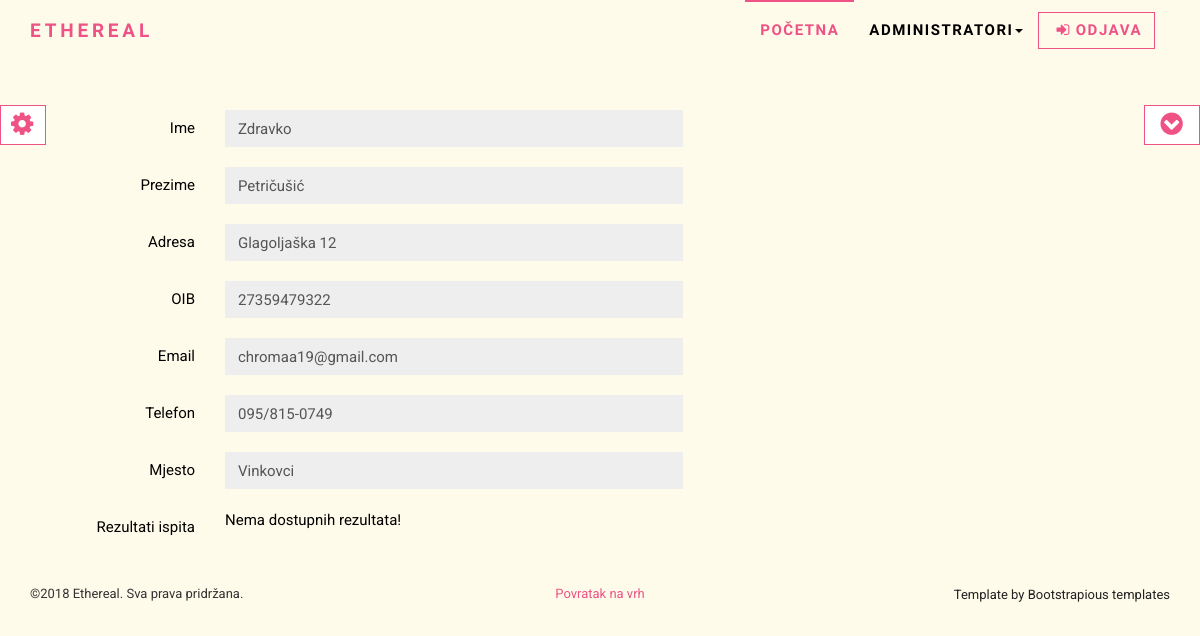
The page /php/profile.php?id=1 (signed in) on the database as committed earlier.
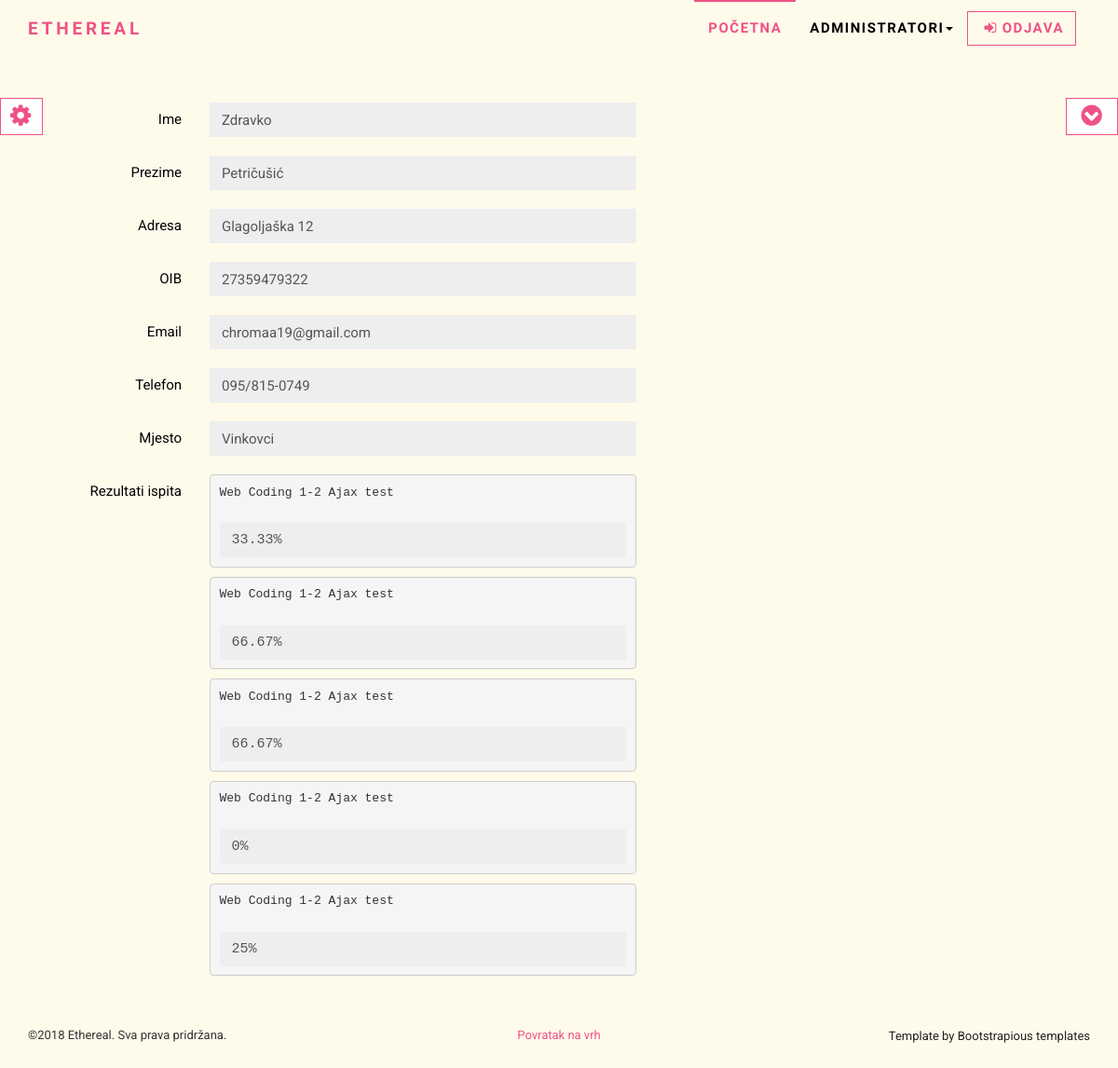
The same page on the database as committed later.
### tables this page shows
CREATE TABLE `users` (
  `id` int(11) NOT NULL,
  `ime` varchar(30) NOT NULL,
  `prezime` varchar(30) NOT NULL,
  `username` varchar(255) NOT NULL,
  `password` varchar(255) NOT NULL,
  `oib` varchar(11) NOT NULL,
  `email` varchar(255) NOT NULL,
  `telefon` varchar(50) NOT NULL,
  `adresa` varchar(50) NOT NULL,
  `id_mjesto_fk` int(50) NOT NULL,
  `datum_rodjenja` date NOT NULL,
  `id_status_fk` int(11) NOT NULL
);

CREATE TABLE `mjesto` (
  `id` int(5) NOT NULL,
  `naziv` varchar(255) NOT NULL,
  `pbr` varchar(10) NOT NULL
);

CREATE TABLE `results` (
  `id` int(255) NOT NULL,
  `id_osobe_fk` int(255) NOT NULL,
  `id_ispit_fk` int(255) NOT NULL,
  `result` varchar(255) NOT NULL
);

CREATE TABLE `tecaj` (
  `id` int(11) NOT NULL,
  `smjer` varchar(100) NOT NULL,
  `broj_sati` int(11) NOT NULL,
  `cijena` float(10,2) NOT NULL
);

CREATE TABLE `lessons` (
  `id` int(5) NOT NULL,
  `lesson_name` varchar(255) NOT NULL,
  `id_tecaj_fk` int(5) NOT NULL
);

### php/profile.php (the view, shortened to what this page needs)
<?php
require_once "includes/functions.php";
$con = spajanje();
if($_SESSION['login'] !== true){
	die('<div class="alert" style="background:yellow;">
	<a href="index.php" class="close" data-dismiss="alert" aria-label="close">
	&times;
	</a>
	<strong>Nemate ovlasti za pristup ovoj stranici!</strong>
	</div>');
}
else{
$id=$_GET['id'];
global $id;
$sql = "SELECT users.ime,users.prezime,users.oib,users.telefon,users.adresa,users.email, mjesto.naziv
		FROM users
        INNER JOIN mjesto ON users.id_mjesto_fk = mjesto.id
		WHERE users.id = $id;";
$result = mysqli_query($con, $sql);
if (mysqli_num_rows($result)==1){
	$user = mysqli_fetch_assoc($result);
}
}
require_once "includes/header.php";
?>
<form class="form-horizontal" action ="" method = "get">
	<div class="form-group">
		<label for ="ime" class="col-sm-2 control-label">Ime</label>
		<div class="col-sm-5">
			<input type="text" disabled id="ime" name="ime" class ="form-control transparent" value="<?=$user['ime'];?>"/>
		</div>
	</div>
	<div class="form-group">
		<label for ="prezime" class="col-sm-2 control-label">Prezime</label>
		<div class="col-sm-5">
			<input type="text" disabled id="prezime" name="prezime" class ="form-control transparent" value="<?=$user['prezime'];?>"/>
		</div>
	</div>
	<div class="form-group">
		<label for ="adresa" class="col-sm-2 control-label">Adresa</label>
		<div class="col-sm-5">
			<input type="text" disabled id="adresa" name="adresa" class ="form-control transparent" value="<?=$user['adresa'];?>"/>
		</div>
	</div>
	<div class="form-group">
		<label for ="oib" class="col-sm-2 control-label">OIB</label>
		<div class="col-sm-5">
			<input type="text" disabled id="oib" name="oib" class ="form-control transparent" value="<?=$user['oib'];?>"/>
		</div>
	</div>
	<div class="form-group">
		<label for ="email" class="col-sm-2 control-label">Email</label>
		<div class="col-sm-5">
			<input type="email" disabled id="email" name="email" class ="form-control transparent" value="<?=$user['email'];?>"/>
		</div>
	</div>
	<div class="form-group">
		<label for ="telefon" class="col-sm-2 control-label">Telefon</label>
		<div class="col-sm-5">
			<input type="text" disabled id="telefon" name="telefon" class ="form-control transparent" value="<?=$user['telefon'];?>"/>
		</div>
	</div>
	<div class="form-group">
		<label for ="mjesto" class="col-sm-2 control-label">Mjesto</label>
            <div class="col-sm-5">
                <input type="text" disabled id="mjesto" name="mjesto" class ="form-control transparent" value="<?=$user['naziv'];?>"/>
            </div>
	</div>
    <div class="form-group">
		<label for ="mjesto" class="col-sm-2 control-label">Rezultati ispita</label>
            <div class="col-sm-5">
            <?php
            $sql = "SELECT results.id, results.id_ispit_fk, results.result, lessons.lesson_name, tecaj.smjer FROM results
                    INNER JOIN ispit ON results.id_ispit_fk = ispit.id
                    INNER JOIN lessons ON ispit.id_lesson_fk = lessons.id
                    INNER JOIN tecaj ON ispit.id_tecaj_fk = tecaj.id
                    WHERE id_osobe_fk = $id";
            $result = mysqli_query($con,$sql);
            if(mysqli_num_rows($result)>0){
                while($ispit = mysqli_fetch_assoc($result)){
                        echo "<pre><p>".$ispit['smjer']." ".$ispit['lesson_name']."</p>";
                        echo '<input type="text" disabled id = "'.$ispit['id'].'" class="form-control transparent" name = "'.$ispit['id'].'" value = "'.$ispit['result'].'"/></pre>';
                }
            }
            else{
                echo "Nema dostupnih rezultata!";
            }
            ?>
            </div>
	</div>
	</div>
<?php
require "includes/footer.php";
?>

### php/includes/header.php (shortened to what this page needs)
<!DOCTYPE html>
<html lang="en">
<head>
    <link rel="stylesheet" href="https://maxcdn.bootstrapcdn.com/bootstrap/3.3.7/css/bootstrap.min.css"/>
    <link rel="stylesheet" href="//cdnjs.cloudflare.com/ajax/libs/timepicker/1.3.5/jquery.timepicker.min.css">
    <link rel="stylesheet" href="../css/font-awesome.min.css">
    <link rel="stylesheet" href="../css/pe-icon-7-stroke.css">
    <link rel="stylesheet" href="../css/lightbox.min.css">
    <link rel="stylesheet" href="../css/style.default.css" id="theme-stylesheet">
    <link rel="stylesheet" href="//cdn.datatables.net/1.10.19/css/jquery.dataTables.min.css">
    <link rel="stylesheet" href="../css/custom.css">
</head>
<body id="site">
<?php
$id = $_SESSION['userid'];
  if(isset($_SESSION['login']) and $_SESSION['login'] == true){
    if($_SESSION['role'] == "1"){
  echo '
  <header class="header">
    <div role="navigation" class="navbar navbar-default">
      <div class="container">
        <div class="navbar-header"><a href="index.php" class="navbar-brand">Ethereal</a>
          <div class="navbar-buttons">
            <button type="button" data-toggle="collapse" data-target=".navbar-collapse" class="navbar-toggle navbar-btn">Izbornik<i class="fa fa-align-justify"></i></button>
          </div>
        </div>
        <div id="navigation" class="collapse navbar-collapse navbar-right">
          <ul class="nav navbar-nav">
            <li class="active"><a href="index.php">Početna</a></li>
            <li class="dropdown"><a href="#" data-toggle="dropdown" class="dropdown-toggle">Administratori<b class="caret"></b></a>
              <ul class="dropdown-menu">
                <li><a href="user_add.php">Unos korisnika u bazu</a></li>
                <li><a href="users.php">Popis svih korisnika</a></li>
                <li><a href="course_add.php">Unos tečaja u bazu</a></li>
                <li><a href="courses.php">Popis svih tečaja</a></li>
                <li><a href="enrol.php">Upis korisnika na tečaj</a></li>
                <li><a href="groups.php">Popis svih grupa</a></li>
                <li><a href="group_add.php">Upis grupe</a></li>
                <li><a href="mjesto_add.php">Unos mjesta u bazu</a></li>
              </ul>
            </li>
            </ul><a id = "btn-adjust"  href="odjava.php" class="btn navbar-btn btn-ghost  pull-left"><i class="fa fa-sign-in"></i>Odjava</a>
        </div>
      </div>
    </div>
  </header>';
}
  }
  ?>
      <div class="container" id = "top-container">

### php/includes/footer.php (shortened to what this page needs)
<footer class = "footer">
      <div class="footer__copyright">
        <div class="container">
          <div class="row">
            <div class="col-md-4">
              <p>&copy;2018 Ethereal. Sva prava pridržana.</p>
            </div>
            <div class="col-md-4">
              <p style = "text-align:center"><a href="#site" class = "js-scroll-trigger">Povratak na vrh</p>
            </div>
            <div class="col-md-4">
            </div>
            <div class="col-md-4">
              <p class="credit"><a style = "color:#222;" href="https://bootstrapious.com/free-templates" class="external">Template by Bootstrapious templates</a></p>
            </div>
          </div>
        </div>
      </div>
    </footer>
    <button type="button" data-toggle="collapse" data-target="#style-switch" id="style-switch-button" class="btn btn-primary btn-sm"><span class="fa fa-cog fa-2x"></span></button>
    <a href="#bottom" class = "js-scroll-trigger">
        <button id = "scroll-to-bottom" type = "button" class = "btn-primary btn btn-sm">
            <i class="fa fa-chevron-circle-down fa-2x"></i>
        </button>
    </a>
  </body>
</html>

### css/style.default.css (style rules this page uses)
.header { width: 100%; }
.navbar { z-index: 10; text-transform: uppercase; letter-spacing: 0.1em; border-left: none; border-right: none; }
.navbar a.navbar-brand { font-weight: bold; letter-spacing: 0.2em; color: #ef5285; }
.navbar .navbar-nav > li > a { font-weight: bold; }
@media (min-width: 768px) { .navbar ul.nav > li > a { border-top: solid 2px transparent; padding-top: 16.5px; } }
@media (min-width: 768px) { .navbar ul.nav > li.active > a, .navbar ul.nav > li.open > a { text-decoration: none !important; border-top-color: #ef5285; } }
html { height: 100%; }
body { height: 100%; }
header { z-index: 1000; }
a, button { -webkit-transition: all 0.2s ease-out; -moz-transition: all 0.2s ease-out; transition: all 0.2s ease-out; }
a i.fa, button i.fa { margin: 0 5px; }
a { text-decoration: none; }
.btn-ghost { color: #ef5285; background-color: transparent; border-color: #ef5285; }
.footer__copyright { background: transparent; color:#333333; padding: 20px 0; font-size: 13px; line-height: 28px; }
.footer__copyright p { margin: 0; }
.footer__copyright p.credit { text-align: right; color: #ccc; }
.footer__copyright p.credit a { color: #ccc; }
#style-switch-button { position: absolute; top: 120px; left: 0px; border-radius: 0; z-index: 2; }
.nav { margin-bottom: 0; padding-left: 0; list-style: none; }
.nav > li > a { padding: 10px 15px; }
.navbar { font-family: "Roboto Condensed", Helvetica, Arial, sans-serif; min-height: 60px; margin-bottom: 0; border-top: none; border-bottom: none; }
@media (min-width: 768px) { .navbar { border-radius: 0; } }
.navbar-collapse { max-height: 340px; overflow-x: visible; padding-right: 15px; padding-left: 15px; }
@media (min-width: 768px) { .navbar-collapse { width: auto; border-top: 0; box-shadow: none; } }
@media (min-width: 768px) { .navbar-collapse.collapse { display: block !important; height: auto !important; padding-bottom: 0; overflow: visible !important; } }
.container > .navbar-header, .container-fluid > .navbar-header, .container > .navbar-collapse, .container-fluid > .navbar-collapse { margin-right: -15px; margin-left: -15px; }
@media (min-width: 768px) { .container > .navbar-header, .container-fluid > .navbar-header, .container > .navbar-collapse, .container-fluid > .navbar-collapse { margin-right: 0; margin-left: 0; } }
.navbar-brand { float: left; padding: 18.5px 15px; font-size: 19px; line-height: 23px; height: 60px; }
@media (min-width: 768px) { .navbar > .container .navbar-brand, .navbar > .container-fluid .navbar-brand { margin-left: -15px; } }
.navbar-nav { margin: 9.25px -15px; }
.navbar-nav > li > a { padding-top: 10px; padding-bottom: 10px; line-height: 23px; border-bottom: none; }
@media (min-width: 768px) { .navbar-nav { margin: 0 auto; display: table; table-layout: fixed; float: left; } }
@media (min-width: 768px) { .navbar-nav > li { float: left; } }
@media (min-width: 768px) { .navbar-nav > li > a { padding-top: 18.5px; padding-bottom: 18.5px; } }
.navbar-btn { margin-top: 11.5px; margin-bottom: 11.5px; }
.navbar-default { background-color: #fff; border-bottom-color: transparent; }
.navbar-default .navbar-brand { color: #000; }
.navbar-default .navbar-nav > li > a { color: #000; }
.navbar-default .navbar-nav > .active > a, .navbar-default .navbar-nav > .active > a:hover, .navbar-default .navbar-nav > .active > a:focus { color: #ef5285; background-color: transparent; }
.navbar-default .navbar-collapse { border-color: transparent; }
body { font-family: "Roboto", Helvetica, Arial, sans-serif; font-size: 15px; line-height: 1.55; color: #000; background-color: #fff; }
a { color: #ef5285; text-decoration: none; }
.btn { font-weight: 700; font-family: "Roboto Condensed", Helvetica, Arial, sans-serif; text-transform: uppercase; letter-spacing: 0.1em; padding: 6px 12px; font-size: 15px; line-height: 1.55; border-radius: 0px; }
.btn-primary { color: #ef5285; background-color: #fff; border-color: #ef5285; }
.btn-sm { padding: 5px 10px; font-size: 13px; line-height: 1.5; border-radius: 0; }
label { font-weight: normal; }
.form-control { display: block; width: 100%; height: 37px; padding: 6px 12px; font-size: 15px; line-height: 1.55; color: #555555; background-color: #fff; background-image: none; border: 1px solid #ccc; border-radius: 0; -webkit-box-shadow: none; box-shadow: none; }
.form-group { margin-bottom: 20px; }
p { margin: 0 0 23px; }

Rows that differ between the two databases and show on the page:
added results: tecaj.smjer "Web Coding 1-2", lessons.lesson_name "Ajax test", result "33.33%"
added results: tecaj.smjer "Web Coding 1-2", lessons.lesson_name "Ajax test", result "66.67%"
added results: tecaj.smjer "Web Coding 1-2", lessons.lesson_name "Ajax test", result "66.67%"
added results: tecaj.smjer "Web Coding 1-2", lessons.lesson_name "Ajax test", result "0%"
added results: tecaj.smjer "Web Coding 1-2", lessons.lesson_name "Ajax test", result "25%"
Other text that changed with them:
text no longer shown: "Nema dostupnih rezultata!"
